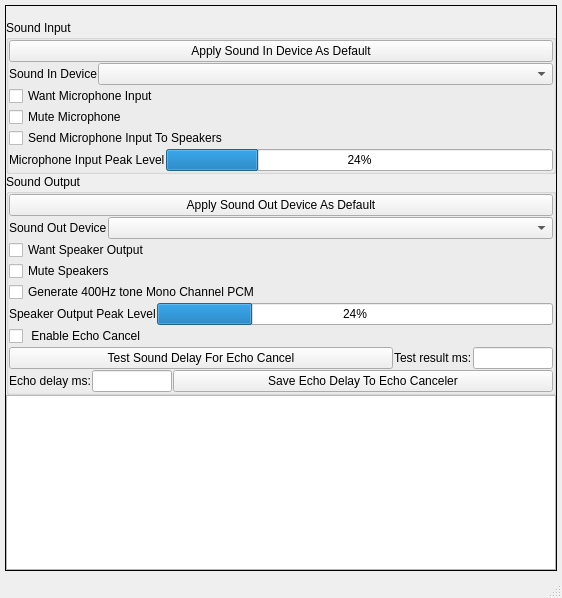
<?xml version="1.0" encoding="UTF-8"?>
<ui version="4.0">
 <class>EchoCancelTestMainWindowUi</class>
 <widget class="QMainWindow" name="EchoCancelTestMainWindowUi">
  <property name="geometry">
   <rect>
    <x>0</x>
    <y>0</y>
    <width>562</width>
    <height>598</height>
   </rect>
  </property>
  <property name="sizePolicy">
   <sizepolicy hsizetype="Expanding" vsizetype="Preferred">
    <horstretch>0</horstretch>
    <verstretch>0</verstretch>
   </sizepolicy>
  </property>
  <property name="windowTitle">
   <string>MainWindow</string>
  </property>
  <widget class="QWidget" name="m_CentralWidget">
   <property name="sizePolicy">
    <sizepolicy hsizetype="Expanding" vsizetype="Expanding">
     <horstretch>0</horstretch>
     <verstretch>0</verstretch>
    </sizepolicy>
   </property>
   <layout class="QVBoxLayout" name="verticalLayout">
    <property name="spacing">
     <number>2</number>
    </property>
    <property name="leftMargin">
     <number>5</number>
    </property>
    <property name="topMargin">
     <number>5</number>
    </property>
    <property name="rightMargin">
     <number>5</number>
    </property>
    <property name="bottomMargin">
     <number>5</number>
    </property>
    <item>
     <widget class="QFrame" name="m_HomeFrame">
      <property name="sizePolicy">
       <sizepolicy hsizetype="Expanding" vsizetype="Expanding">
        <horstretch>0</horstretch>
        <verstretch>0</verstretch>
       </sizepolicy>
      </property>
      <property name="frameShape">
       <enum>QFrame::Box</enum>
      </property>
      <property name="frameShadow">
       <enum>QFrame::Plain</enum>
      </property>
      <layout class="QVBoxLayout" name="verticalLayout_4">
       <property name="spacing">
        <number>0</number>
       </property>
       <property name="leftMargin">
        <number>0</number>
       </property>
       <property name="topMargin">
        <number>0</number>
       </property>
       <property name="rightMargin">
        <number>0</number>
       </property>
       <property name="bottomMargin">
        <number>0</number>
       </property>
       <item>
        <widget class="QLabel" name="m_StatusMsgLabel">
         <property name="sizePolicy">
          <sizepolicy hsizetype="Preferred" vsizetype="Fixed">
           <horstretch>0</horstretch>
           <verstretch>0</verstretch>
          </sizepolicy>
         </property>
         <property name="text">
          <string/>
         </property>
        </widget>
       </item>
       <item>
        <widget class="QGroupBox" name="m_MicGroupBox">
         <property name="sizePolicy">
          <sizepolicy hsizetype="Expanding" vsizetype="Preferred">
           <horstretch>0</horstretch>
           <verstretch>0</verstretch>
          </sizepolicy>
         </property>
         <property name="title">
          <string>Sound Input</string>
         </property>
         <layout class="QVBoxLayout" name="verticalLayout_3">
          <property name="spacing">
           <number>1</number>
          </property>
          <property name="leftMargin">
           <number>0</number>
          </property>
          <property name="topMargin">
           <number>0</number>
          </property>
          <property name="rightMargin">
           <number>0</number>
          </property>
          <property name="bottomMargin">
           <number>0</number>
          </property>
          <item>
           <widget class="QPushButton" name="m_ApplyDefaultInDeviceButton">
            <property name="text">
             <string>Apply Sound In Device As Default</string>
            </property>
           </widget>
          </item>
          <item>
           <layout class="QHBoxLayout" name="horizontalLayout_2">
            <item>
             <widget class="QLabel" name="m_InDeviceLabel">
              <property name="text">
               <string>Sound In Device</string>
              </property>
             </widget>
            </item>
            <item>
             <widget class="QComboBox" name="m_InDeviceComboBox">
              <property name="sizePolicy">
               <sizepolicy hsizetype="Expanding" vsizetype="Fixed">
                <horstretch>0</horstretch>
                <verstretch>0</verstretch>
               </sizepolicy>
              </property>
             </widget>
            </item>
           </layout>
          </item>
          <item>
           <widget class="QCheckBox" name="m_WantMicrophoneCheckBox">
            <property name="text">
             <string>Want Microphone Input</string>
            </property>
           </widget>
          </item>
          <item>
           <widget class="QCheckBox" name="m_MuteMicrophoneCheckBox">
            <property name="text">
             <string>Mute Microphone</string>
            </property>
           </widget>
          </item>
          <item>
           <widget class="QCheckBox" name="m_SendMicToSpeakerCheckBox">
            <property name="text">
             <string>Send Microphone Input To Speakers</string>
            </property>
           </widget>
          </item>
          <item>
           <layout class="QHBoxLayout" name="horizontalLayout_5">
            <item>
             <widget class="QLabel" name="label_2">
              <property name="text">
               <string>Microphone Input Peak Level</string>
              </property>
             </widget>
            </item>
            <item>
             <widget class="QProgressBar" name="m_AudioInPeakProgressBar">
              <property name="value">
               <number>24</number>
              </property>
             </widget>
            </item>
           </layout>
          </item>
         </layout>
        </widget>
       </item>
       <item>
        <widget class="QGroupBox" name="m_SpeakerGroupBox">
         <property name="sizePolicy">
          <sizepolicy hsizetype="Expanding" vsizetype="Preferred">
           <horstretch>0</horstretch>
           <verstretch>0</verstretch>
          </sizepolicy>
         </property>
         <property name="title">
          <string>Sound Output</string>
         </property>
         <layout class="QVBoxLayout" name="verticalLayout_2">
          <property name="spacing">
           <number>1</number>
          </property>
          <property name="leftMargin">
           <number>0</number>
          </property>
          <property name="topMargin">
           <number>0</number>
          </property>
          <property name="rightMargin">
           <number>0</number>
          </property>
          <property name="bottomMargin">
           <number>0</number>
          </property>
          <item>
           <widget class="QPushButton" name="m_ApplyDefaultOutDeviceButton">
            <property name="text">
             <string>Apply Sound Out Device As Default</string>
            </property>
           </widget>
          </item>
          <item>
           <layout class="QHBoxLayout" name="horizontalLayout">
            <item>
             <widget class="QLabel" name="m_OutDeviceLable">
              <property name="text">
               <string>Sound Out Device</string>
              </property>
             </widget>
            </item>
            <item>
             <widget class="QComboBox" name="m_OutDeviceComboBox">
              <property name="sizePolicy">
               <sizepolicy hsizetype="Expanding" vsizetype="Fixed">
                <horstretch>0</horstretch>
                <verstretch>0</verstretch>
               </sizepolicy>
              </property>
             </widget>
            </item>
           </layout>
          </item>
          <item>
           <widget class="QCheckBox" name="m_WantSpeakerCheckBox">
            <property name="text">
             <string>Want Speaker Output</string>
            </property>
           </widget>
          </item>
          <item>
           <widget class="QCheckBox" name="m_MuteSpeakersCheckBox">
            <property name="text">
             <string>Mute Speakers</string>
            </property>
           </widget>
          </item>
          <item>
           <widget class="QCheckBox" name="m_GenerateToneCheckBox">
            <property name="text">
             <string>Generate 400Hz tone Mono Channel PCM </string>
            </property>
           </widget>
          </item>
          <item>
           <layout class="QHBoxLayout" name="horizontalLayout_6">
            <item>
             <widget class="QLabel" name="label">
              <property name="text">
               <string>Speaker Output Peak Level</string>
              </property>
             </widget>
            </item>
            <item>
             <widget class="QProgressBar" name="m_AudioOutPeakProgressBar">
              <property name="value">
               <number>24</number>
              </property>
             </widget>
            </item>
           </layout>
          </item>
          <item>
           <widget class="QCheckBox" name="m_EchoCancelEnableCheckBox">
            <property name="text">
             <string> Enable Echo Cancel</string>
            </property>
           </widget>
          </item>
          <item>
           <layout class="QHBoxLayout" name="horizontalLayout_4">
            <item>
             <widget class="QPushButton" name="m_TestSoundDelayButton">
              <property name="text">
               <string>Test Sound Delay For Echo Cancel</string>
              </property>
             </widget>
            </item>
            <item>
             <widget class="QLabel" name="label_4">
              <property name="sizePolicy">
               <sizepolicy hsizetype="Fixed" vsizetype="Preferred">
                <horstretch>0</horstretch>
                <verstretch>0</verstretch>
               </sizepolicy>
              </property>
              <property name="text">
               <string>Test result ms:</string>
              </property>
             </widget>
            </item>
            <item>
             <widget class="QLineEdit" name="m_TestDelayResultLineEdit">
              <property name="maximumSize">
               <size>
                <width>80</width>
                <height>16777215</height>
               </size>
              </property>
             </widget>
            </item>
           </layout>
          </item>
          <item>
           <layout class="QHBoxLayout" name="horizontalLayout_3">
            <item>
             <widget class="QLabel" name="label_3">
              <property name="sizePolicy">
               <sizepolicy hsizetype="Fixed" vsizetype="Preferred">
                <horstretch>0</horstretch>
                <verstretch>0</verstretch>
               </sizepolicy>
              </property>
              <property name="text">
               <string>Echo delay ms:</string>
              </property>
             </widget>
            </item>
            <item>
             <widget class="QLineEdit" name="m_EchoDelayLineEdit">
              <property name="maximumSize">
               <size>
                <width>80</width>
                <height>16777215</height>
               </size>
              </property>
             </widget>
            </item>
            <item>
             <widget class="QPushButton" name="m_EchoDelaySaveButton">
              <property name="text">
               <string>Save Echo Delay To Echo Canceler</string>
              </property>
             </widget>
            </item>
           </layout>
          </item>
         </layout>
        </widget>
       </item>
       <item>
        <widget class="LogWidget" name="m_LogWidget"/>
       </item>
      </layout>
     </widget>
    </item>
   </layout>
  </widget>
  <widget class="QStatusBar" name="statusbar"/>
 </widget>
 <customwidgets>
  <customwidget>
   <class>LogWidget</class>
   <extends>QPlainTextEdit</extends>
   <header>LogWidget.h</header>
   <container>1</container>
  </customwidget>
 </customwidgets>
 <resources/>
 <connections/>
</ui>
